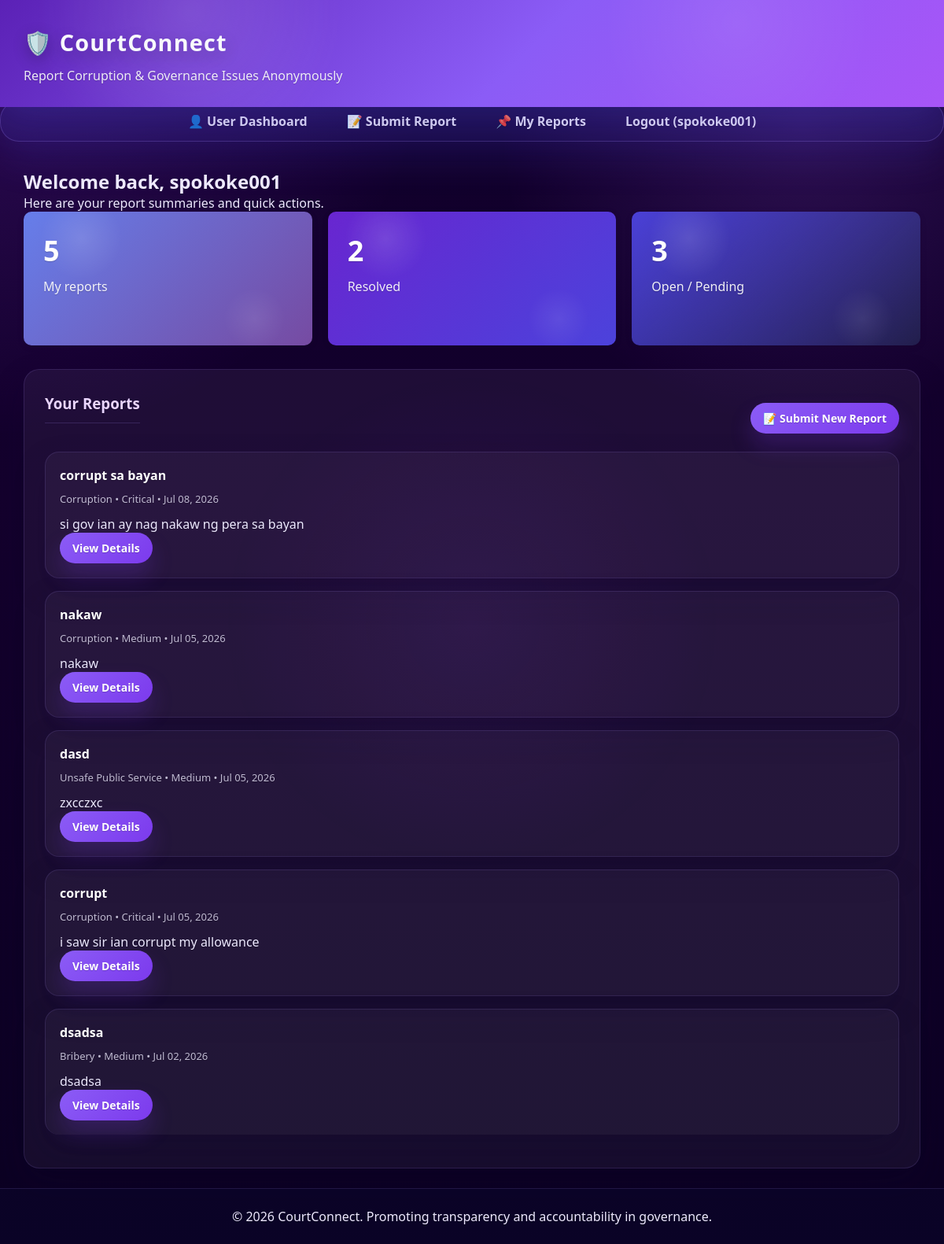
Page /dashboard/user/ (signed in) on the committed database.
### charlie_app/models.py (models this page shows, shortened)
class CorruptionReport(models.Model):
    CATEGORY_CHOICES = [
        ('corruption', 'Corruption'),
        ('unsafe_service', 'Unsafe Public Service'),
        ('governance', 'Governance Issue'),
        ('bribery', 'Bribery'),
        ('misconduct', 'Official Misconduct'),
        ('other', 'Other'),
    ]
    SEVERITY_CHOICES = [
        ('low', 'Low'),
        ('medium', 'Medium'),
        ('high', 'High'),
        ('critical', 'Critical'),
    ]
    title = models.CharField(max_length=255)
    description = models.TextField()
    category = models.CharField(max_length=20, choices=CATEGORY_CHOICES)
    severity = models.CharField(max_length=10, choices=SEVERITY_CHOICES, default='medium')
    location = models.CharField(max_length=255)
    related_department = models.ForeignKey(Department, on_delete=models.SET_NULL, null=True, blank=True)
    reporter = models.ForeignKey(User, on_delete=models.CASCADE, null=True, blank=True)
    reporter_name = models.CharField(max_length=200, help_text="Your name (required)")
    reporter_email = models.EmailField(help_text="Your email (required)")
    is_anonymous = models.BooleanField(default=True)
    status = models.ForeignKey(ReportStatus, on_delete=models.SET_NULL, null=True, default=1)
    evidence_file = models.FileField(upload_to='evidence/', blank=True, null=True)
    created_at = models.DateTimeField(auto_now_add=True)
    updated_at = models.DateTimeField(auto_now=True)
    resolved_at = models.DateTimeField(null=True, blank=True)
    admin_notes = models.TextField(blank=True, help_text="Internal notes for administrators")
    class Meta:
        ordering = ['-created_at']

### charlie_app/views.py (the view)
# urls.py: path('dashboard/user/', views.user_dashboard, name='user_dashboard'),
@login_required
def user_dashboard(request):
    reports = CorruptionReport.objects.filter(reporter=request.user)
    total_reports = reports.count()
    resolved_reports = reports.filter(status__status='resolved').count()
    open_reports = reports.exclude(status__status__in=['resolved', 'closed', 'rejected']).count()
    context = {
        'reports': reports,
        'total_reports': total_reports,
        'resolved_reports': resolved_reports,
        'open_reports': open_reports,
    }
    return render(request, 'user_dashboard.html', context)

### charlie_app/templates/user_dashboard.html (shortened to what this page needs)
{% extends 'base.html' %}
{% block content %}
<h2>Welcome back, {{ user.username }}</h2>
<p>Here are your report summaries and quick actions.</p>
<div class="dashboard-grid">
    <div class="stat-card">
        <h3>{{ total_reports }}</h3>
        <p>My reports</p>
    </div>
    <div class="stat-card">
        <h3>{{ resolved_reports }}</h3>
        <p>Resolved</p>
    </div>
    <div class="stat-card">
        <h3>{{ open_reports }}</h3>
        <p>Open / Pending</p>
    </div>
</div>
        <div class="section">
        <div class="section-header">
            <h3>{% if user.is_staff %}All Reports{% else %}Your Reports{% endif %}</h3>
            <div class="section-actions">
                {% if not user.is_staff %}
                    <a href="{% url 'charlie_app:report_create' %}" class="btn-small">📝 Submit New Report</a>
                {% endif %}
            </div>
        </div>
            {% if reports %}
        {% for report in reports %}
        <div class="report-row">
            <h4>{{ report.title }}</h4>
            <div class="meta">
                {{ report.get_category_display }} • {{ report.get_severity_display }} • {{ report.created_at|date:"M d, Y" }}
            </div>
            <p>{{ report.description|truncatewords:20 }}</p>
            <a href="{% url 'charlie_app:report_detail' report.pk %}" class="btn-small">View Details</a>
        </div>
        {% endfor %}
    {% else %}
        <p>You have not submitted any reports yet. Start by filing a new report.</p>
    {% endif %}
</div>
{% endblock %}

### charlie_app/templates/base.html (shortened to what this page needs)
<!DOCTYPE html>
<html lang="en">
<head>
</head>
<body>
    <header>
        <div class="container">
            <h1>🛡️ CourtConnect</h1>
            <p>Report Corruption & Governance Issues Anonymously</p>
        </div>
    </header>
    {% if request.resolver_match.url_name != 'login' and request.resolver_match.url_name != 'register' %}
    <nav>
        <div class="container">
            <ul>
                           {% if user.is_authenticated %}
                    {% if user.is_staff %}
                        <li><a href="{% url 'charlie_app:admin_dashboard' %}">📊 Admin Dashboard</a></li>
                        <li><a href="{% url 'admin_report_list' %}">📋 View Reports</a></li>
                    {% else %}
                        <li><a href="{% url 'charlie_app:user_dashboard' %}">👤 User Dashboard</a></li>
                        <li><a href="{% url 'charlie_app:report_create' %}">📝 Submit Report</a></li>
                        <li><a href="{% url 'charlie_app:my_reports' %}">📌 My Reports</a></li>
                    {% endif %}
                    <li><a href="{% url 'charlie_app:logout' %}">Logout ({{ user.username }})</a></li>
                {% else %}
                    <li><a href="{% url 'charlie_app:login' %}">Login</a></li>
                {% endif %}
            </ul>
        </div>
    </nav>
    {% endif %}
    <div class="container">
        {% block content %}{% endblock %}
    </div>
    <footer>
        <p>&copy; 2026 CourtConnect. Promoting transparency and accountability in governance.</p>
    </footer>
</body>
</html>

### charlie_app/templates/user_dashboard.html (style rules this page uses)
.dashboard-grid { display: grid; grid-template-columns: repeat(auto-fit, minmax(220px, 1fr)); gap: 20px; margin-bottom: 30px; }
.stat-card { background: linear-gradient(135deg, #667eea 0%, #764ba2 100%); color: white; padding: 25px; border-radius: 10px; box-shadow: 0 2px 10px rgba(0,0,0,0.08); }
.stat-card h3 { font-size: 36px; margin-bottom: 10px; }
.section { background: rgba(255, 255, 255, 0.05); padding: 26px; border-radius: 20px; box-shadow: 0 18px 42px rgba(15, 8, 45, 0.24); margin-bottom: 25px; border: 1px solid rgba(167, 139, 250, 0.14); }
.report-row { padding: 18px; border-bottom: 1px solid rgba(167, 139, 250, 0.12); background: rgba(255, 255, 255, 0.04); border-radius: 18px; margin-bottom: 16px; }
.report-row:last-child { border-bottom: none; }
.report-row h4 { margin-bottom: 10px; color: #ffffff; }
.report-row .meta { color: rgba(237, 233, 254, 0.78); font-size: 13px; margin-bottom: 12px; }
.btn-small { display: inline-block; padding: 10px 16px; background: linear-gradient(135deg, #8b5cf6 0%, #7c3aed 100%); color: white; border-radius: 999px; text-decoration: none; font-size: 14px; font-weight: 700; }
.section-header { display: flex; justify-content: space-between; align-items: center; flex-wrap: wrap; gap: 12px; margin-bottom: 18px; padding-top: 4px; }
.section-actions { display: flex; flex-wrap: wrap; gap: 10px; margin-top: 6px; }

### rows in the picture
CorruptionReport: title "corrupt sa bayan", category "Corruption", severity "Critical", created_at "Jul 08, 2026", description "si gov ian ay nag nakaw ng pera sa bayan"
CorruptionReport: title "nakaw", category "Corruption", severity "Medium", created_at "Jul 05, 2026", description "nakaw"
CorruptionReport: title "dasd", category "Unsafe Public Service", severity "Medium", created_at "Jul 05, 2026", description "zxcczxc"
CorruptionReport: title "corrupt", category "Corruption", severity "Critical", created_at "Jul 05, 2026", description "i saw sir ian corrupt my allowance"
CorruptionReport: title "dsadsa", category "Bribery", severity "Medium", created_at "Jul 02, 2026", description "dsadsa"

### other values in the picture
{{ user.username }} "spokoke001"
{{ total_reports }} "5"
{{ resolved_reports }} "2"
{{ open_reports }} "3"
